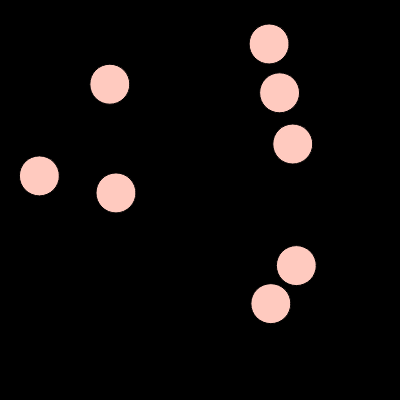
Frame 1 (no input)
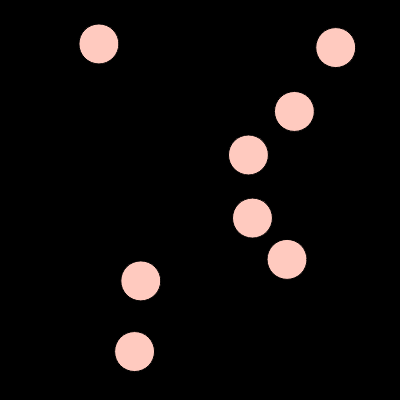
Frame 60 (no input)
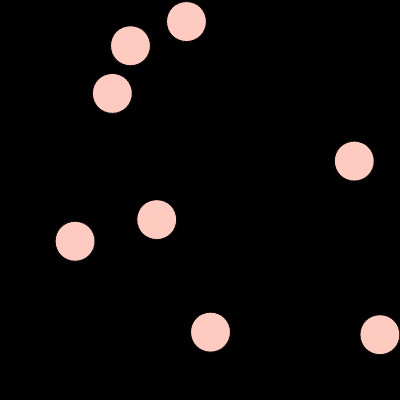
Frame 120 (the mouse pressed at the canvas centre since frame 60)

The p5.js sketch that drew these frames (run headless with seeded random() and noise() and a simulated clock; from frame 60 on, the mouse is pressed at the canvas centre):

// p5.js sketch
// ── sketch.js
var balls = [];
var sliderNum;
var sliderRadius;
var preN;
var preR;

function setup() {
  createCanvas(400, 400);
  createSliderNum();
  createSliderRadius();
  preN = sliderNum.value();
  preR = sliderRadius.value();
  createNewBalls(preN, preR);
}

function draw() {

  if (preN !== sliderNum.value()) {
    changeBallCount();
  }

  if (preR !== sliderRadius.value()) {
    changeRadius();
  }

  background(0);

  for (let b of balls) {
    b.update();
    b.show();
    for (let other of balls) {
      if (b !== other && b.hit(other)) {
        b.calcVel(other);
        break;
      }
    }
  }
}

// create slider for number of balls
function createSliderNum() {
  var group = createDiv('');
  group.position(width + 10, height / 2);
  sliderNum = createSlider(2, 100, 8, 1);
  sliderNum.parent(group);
  var label = createSpan('ボールの数');
  label.parent(group);
}

// create slider for radius of ball
function createSliderRadius() {
  var group = createDiv('');
  group.position(width + 10, height / 2 + 40);
  sliderRadius = createSlider(2, 50, 20, 1);
  sliderRadius.parent(group);
  var label = createSpan('ボールの大きさ');
  label.parent(group);
}

function changeBallCount() {
  if (preN > sliderNum.value()) {
    while (preN > sliderNum.value()) {
      balls.splice(balls.length - 1, 1);
      preN--;
    }
  } else {
    while (preN < sliderNum.value()) {
      addNewBall(sliderRadius.value());
      preN++;
    }
  }
}

function addNewBall(r) {
  var tryCount = 10;
  while (tryCount > 0) {
    var isNewBall = true;
    var newb = new Ball(random(r, width - r), random(r, height - r), r);
    for (let b of balls) {
      if (newb.hit(b)) {
        isNewBall = false;
      }
    }

    if (isNewBall) {
      balls.push(newb);
      break;
    }

    tryCount--;
  }
}

function changeRadius() {
  preR = sliderRadius.value();
  for (let b of balls) {
    b.r = preR;
  }
}

function createNewBalls(n, r) {
  balls = [];
  while (balls.length < n) {
    let newball = new Ball(random(r, width - r), random(r, height - r), r);

    let isTarget = true;
    for (let b of balls) {
      if (newball.hit(b)) {
        isTarget = false;
        break;
      }
    }

    if (isTarget) {
      balls.push(newball);
    }
  }
}
// ── ball.js
function Ball(x, y, r) {
  this.pos = createVector(x, y);
  this.r = r;
  this.m = 3;
  this.vel = p5.Vector.random2D();
  this.vel.setMag(this.m);

  this.update = function() {
    this.vel.setMag(this.m);
    this.pos.add(this.vel);

    if (this.isEdgeX()) {
      while (this.pos.x - this.r <= 0) {
        this.pos.x += 0.1;
      }
      while (this.pos.x + this.r >= width) {
        this.pos.x -= 0.1;
      }
      this.vel.x *= -1;
    }

    if (this.isEdgeY()) {
      while (this.pos.y - this.r <= 0) {
        this.pos.y += 0.1;
      }
      while (this.pos.y + this.r >= height) {
        this.pos.y -= 0.1;
      }
      this.vel.y *= -1;
    }
  }

  this.show = function() {
    stroke(0);
    fill(255, 202, 191);
    ellipse(this.pos.x, this.pos.y, this.r * 2, this.r * 2);
  }

  this.calcVel = function(other) {
    var left_ball;
    var right_ball;

    if (this.pos.x <= other.pos.x) {
      left_ball = this;
      right_ball = other;
    } else {
      left_ball = other;
      right_ball = this;
    }

    var d = dist(left_ball.pos.x, left_ball.pos.y, right_ball.pos.x, right_ball.pos.y);
    var unit_v = p5.Vector.sub(right_ball.pos, left_ball.pos);
    unit_v.setMag(left_ball.r + right_ball.r - d + this.m);
    right_ball.pos.add(unit_v);

    // v is a vector from leftBall to rightBall
    var v = p5.Vector.sub(right_ball.pos, left_ball.pos);
    var k = p5.Vector.dot(left_ball.vel, v) / pow(v.mag(), 2);
    var vn1 = p5.Vector.mult(v, k, undefined);

    v.mult(-1);
    k = p5.Vector.dot(right_ball.vel, v) / pow(v.mag(), 2);
    var vn2 = p5.Vector.mult(v, k, undefined);

    vn1.setMag(left_ball.m);
    vn2.setMag(right_ball.m);
    left_ball.vel.add(vn2);
    right_ball.vel.add(vn1);
  }

  this.hit = function(other) {
    let d = dist(this.pos.x, this.pos.y, other.pos.x, other.pos.y);
    return d < (this.r + other.r);
  }

  this.isEdgeX = function() {
    return this.pos.x - this.r <= 0 || this.pos.x + this.r >= width;
  }

  this.isEdgeY = function() {
    return this.pos.y - this.r <= 0 || this.pos.y + this.r >= height;
  }

}
